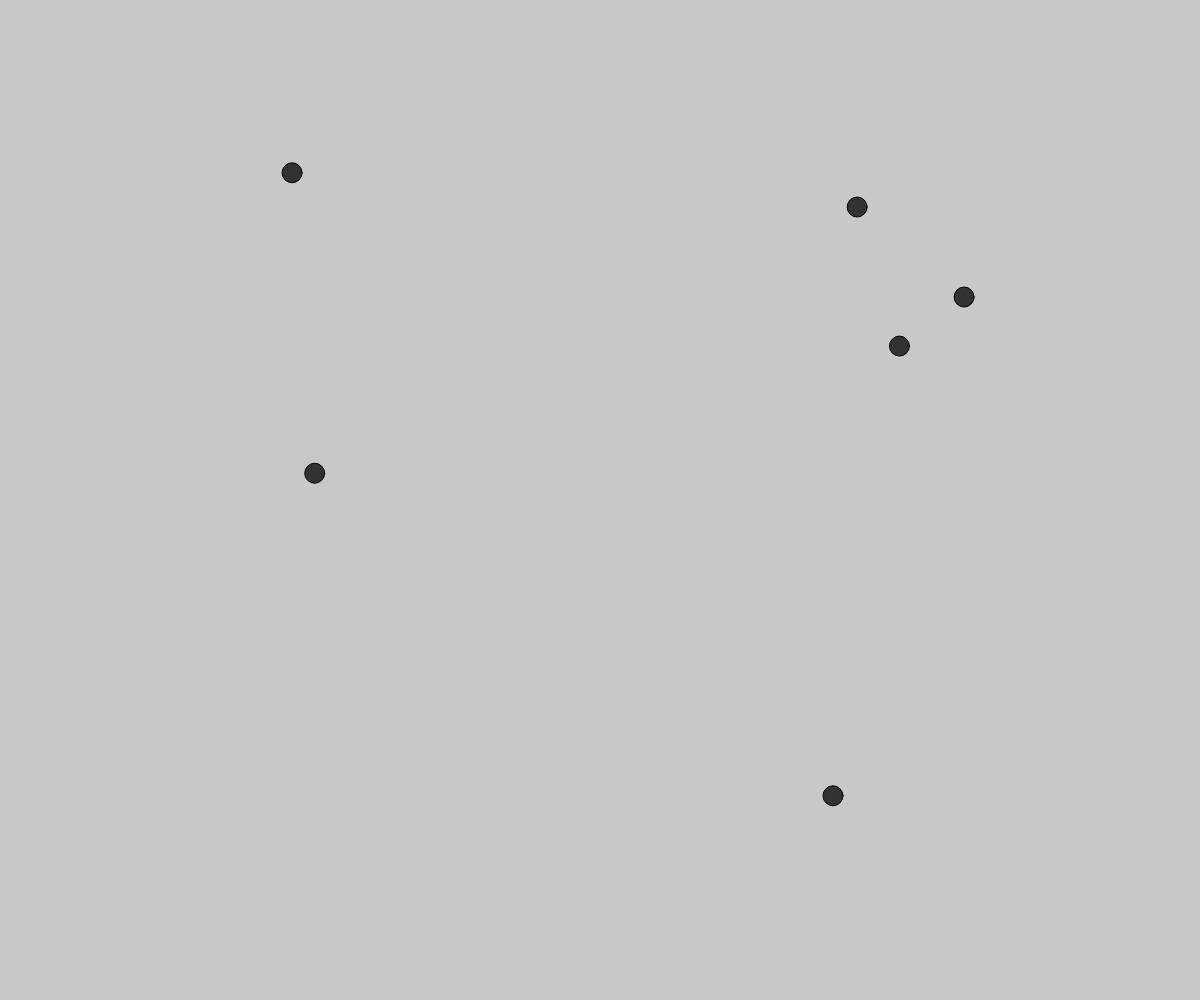
Frame 1 (no input)
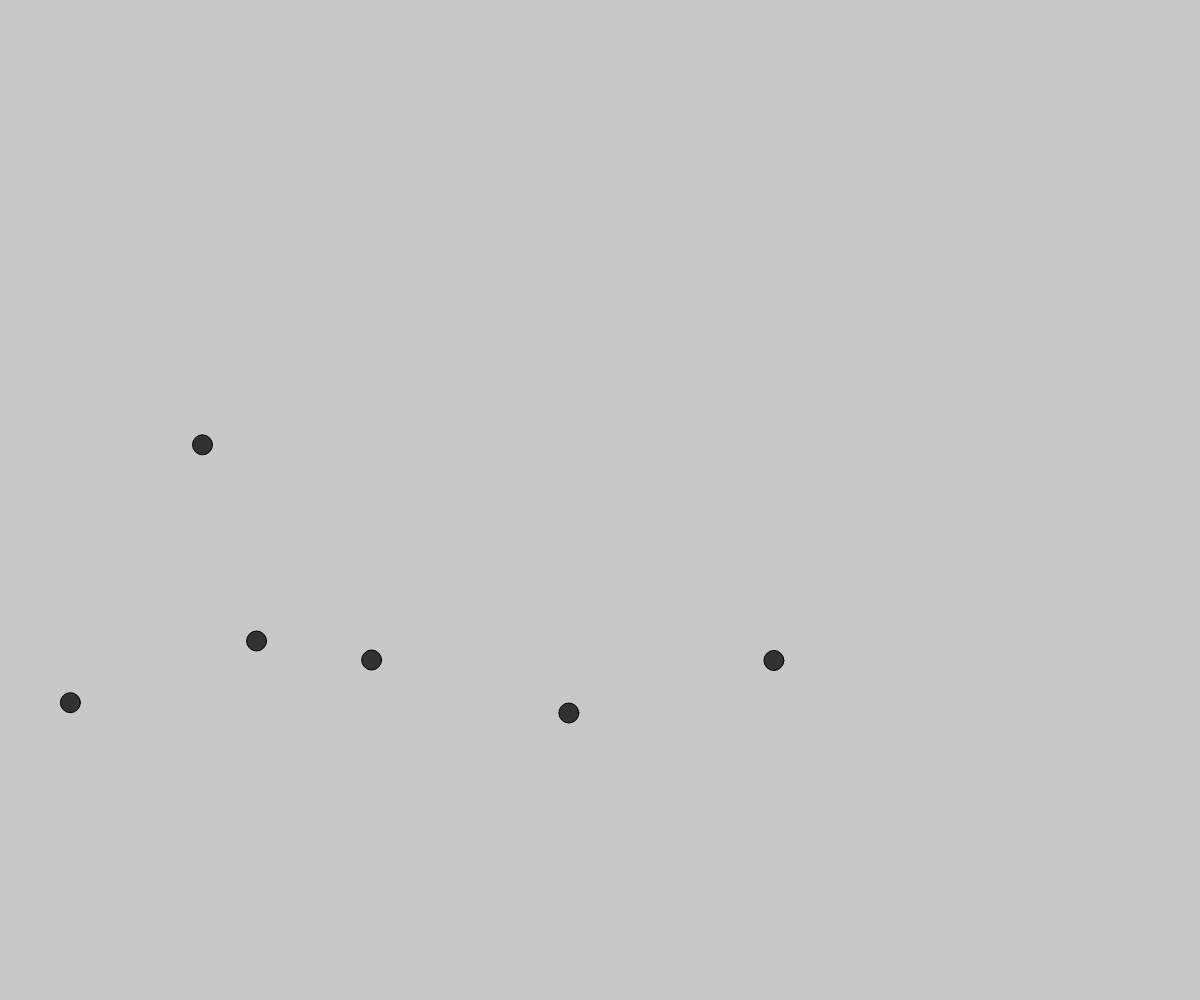
Frame 60 (no input)
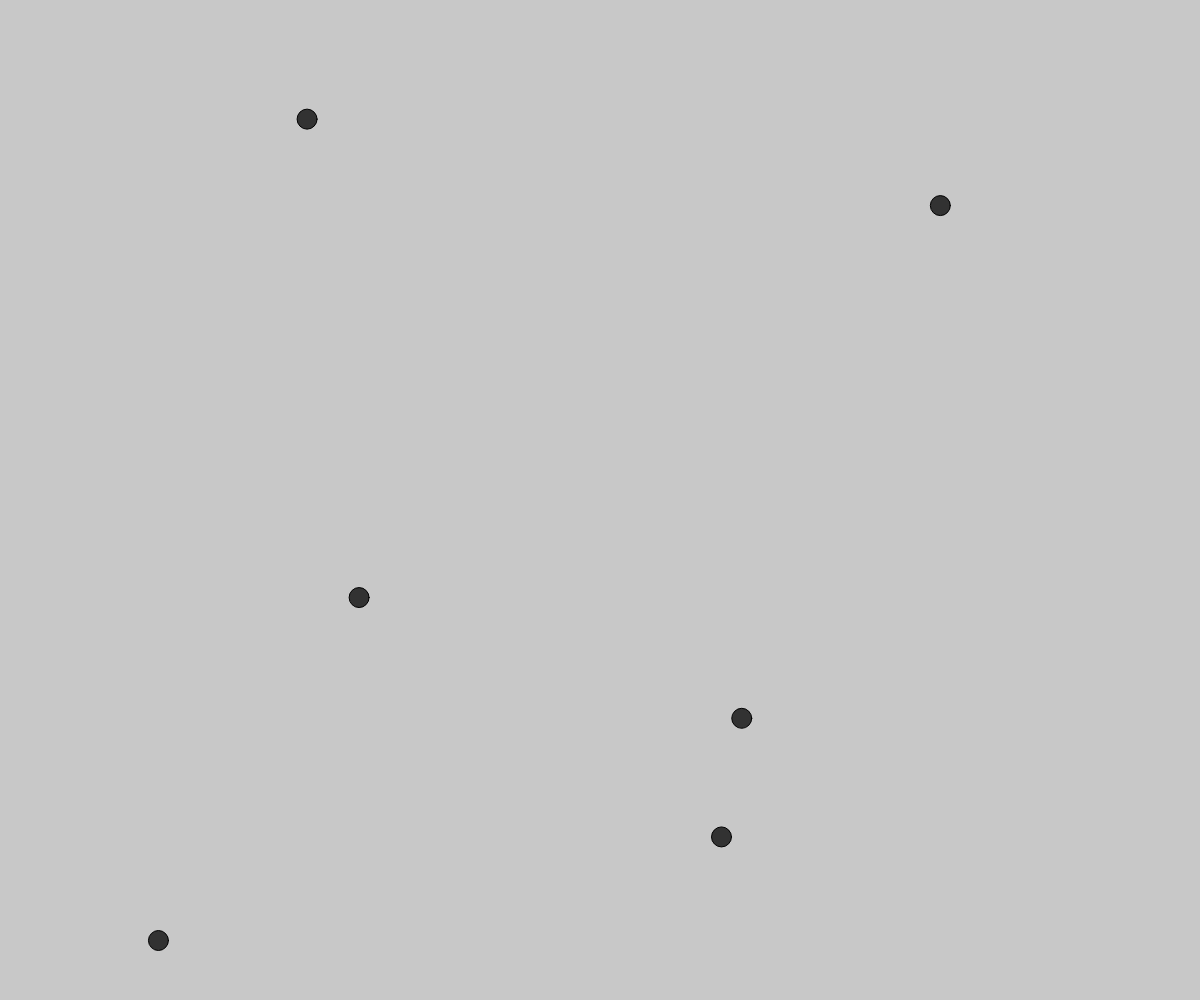
Frame 120 (the mouse pressed at the canvas centre since frame 60)

The p5.js sketch that drew these frames (run headless with seeded random() and noise() and a simulated clock; from frame 60 on, the mouse is pressed at the canvas centre):

// p5.js sketch
// ── sketch.js
//var is function scope. var can be used anywhere inside the function no matter where we initialize it.
//let is block scope. let cant be used anywhere its only available after it have been declared.
//const is same as let just the value of const doesnt change.
var circles = [10, 10, 10, 10, 10, 10];

function setup() {
  createCanvas(windowWidth, windowHeight);
}

function draw() {
  background(200);
  for (let circle of circles) {
    fill(50);
    ellipse(random(width), random(height), 20, 20);
  }
}
